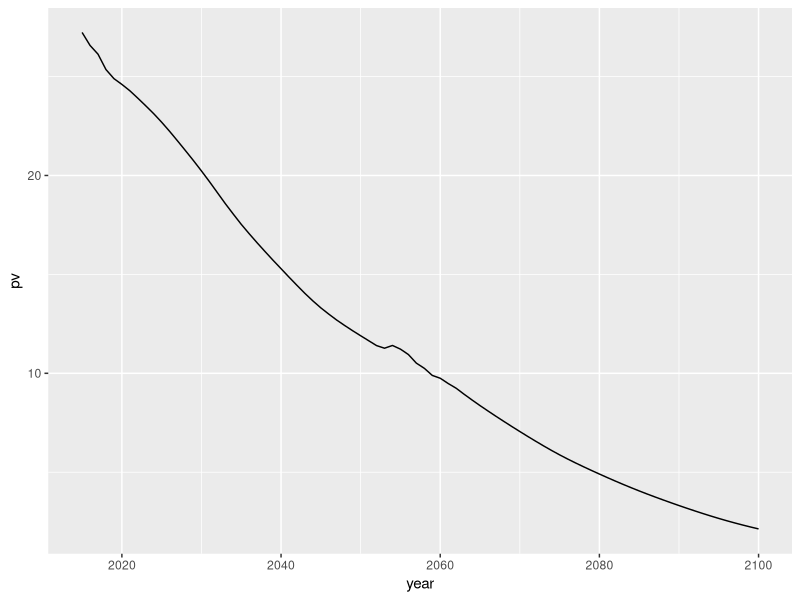
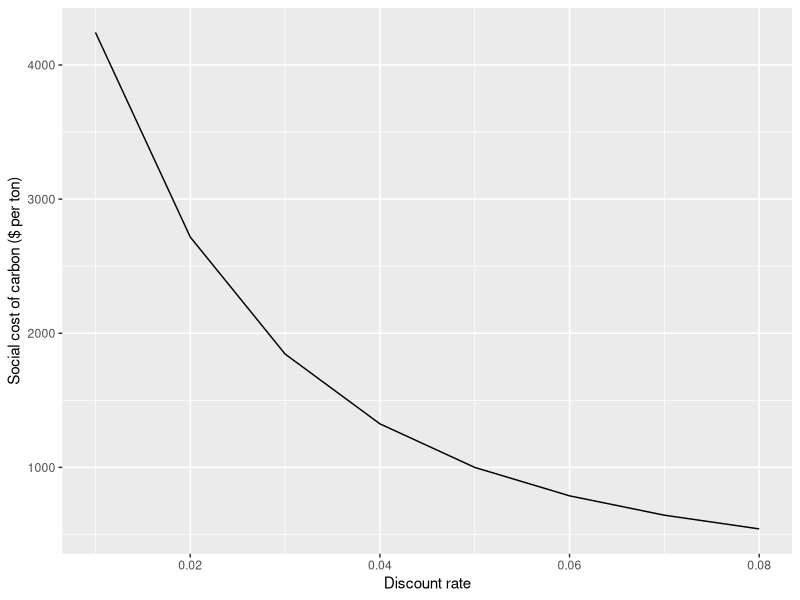
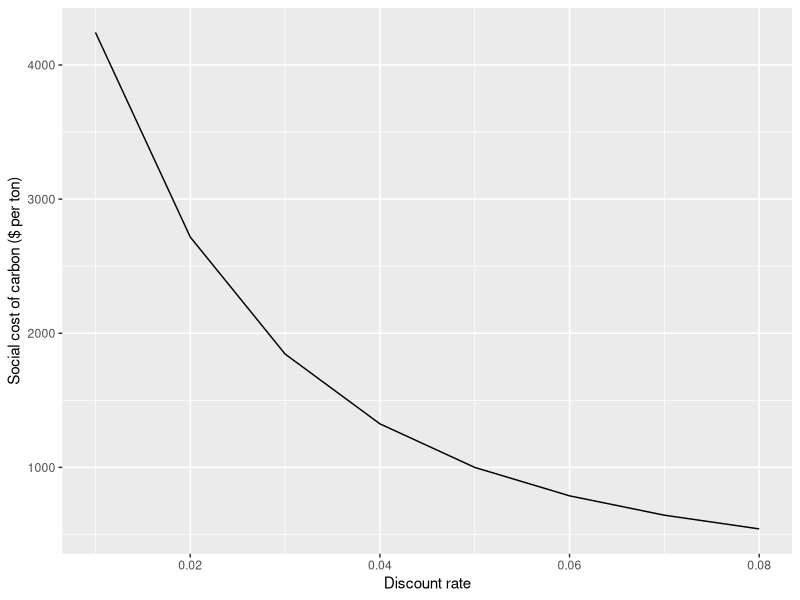

These figures' R source, in order:
# npv and SCC
# Mauricio Collado

# erase
rm(list = ls(all = TRUE)) 

# packages
library(tidyverse)
library(purrr) # to use map

# read
warming_data <- read.csv("esm204_week8.csv")

# npv function

# function
npv = function(discount, value, time) {
  result = value / (1 + discount)**time
  return(result)
}

# lets calculate npv for each year at a discount rate of 0.02
damages_PV <- warming_data %>% 
  mutate(pv = npv(0.05, loss, year-2015))

# lets graph it
P1 = ggplot(data=damages_PV) +
  geom_line(aes(x=year,y=pv))
P1

# what is the scc?

SCC_simplecase <- damages_PV  %>%
  mutate(SCC = sum(pv, na.rm=TRUE))

################SENSITIVITY

r <-  seq(0.01,0.08,0.01)

### METHOD 1 ################################################################

damages_PV3 <- data.frame()

# Loop over the discount rates
for (rate in r) {
  # Compute the NPV for each discount rate
  pv <- npv(rate, damages_PV$loss, damages_PV$year - 2015)
  
  # Create a temporary data frame to hold the results for the current discount rate
  temp_df <- data.frame(
    r = rate,
    pv = pv,
    year = damages_PV$year
  )
  
  # Append the temporary data frame to the main results data frame
  damages_PV3 <- rbind(damages_PV3, temp_df)
}

# calculate SCC per each discount rate

SCC <- damages_PV3 %>%
  group_by(r)%>%
  summarise(SCC = sum(pv, na.rm=TRUE))

# graph

sensitivity_graph = ggplot(data=SCC) +
  geom_line(aes(x=r,y=SCC)) +
  labs(x = "Discount rate", y = "Social cost of carbon ($ per ton)")

sensitivity_graph 


### METHOD 2 ################################################################

# Check the cheatsheet of purr that i uploaded to Canvas

# Create a list of arguments for pmap
args_list <- list(discount = r, value = list(damages_PV$loss), time = list(damages_PV$year - 2015))

# Apply npv using pmap and bind columns and rows
damages_PV2 <- pmap(args_list, ~ data.frame(r = ..1, pv = npv(..1, ..2, ..3), year = damages_PV$year))

# Bind rows to combine all data frames into one
damages_PV2 <- bind_rows(damages_PV2)

# calculate SCC per each discount rate

SCC_2 <- damages_PV2 %>%
  group_by(r)%>%
  summarise(SCC = sum(pv, na.rm=TRUE))

# graph

sensitivity_graph_2 = ggplot(data=SCC_2) +
  geom_line(aes(x=r,y=SCC)) +
  labs(x = "Discount rate", y = "Social cost of carbon ($ per ton)")

sensitivity_graph_2
